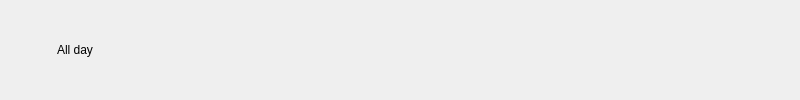
<?xml version="1.0" encoding="UTF-8"?>
<ui version="4.0">
 <class>DayEventWidget</class>
 <widget class="QWidget" name="DayEventWidget">
  <property name="geometry">
   <rect>
    <x>0</x>
    <y>0</y>
    <width>800</width>
    <height>100</height>
   </rect>
  </property>
  <property name="sizePolicy">
   <sizepolicy hsizetype="Preferred" vsizetype="Preferred">
    <horstretch>0</horstretch>
    <verstretch>0</verstretch>
   </sizepolicy>
  </property>
  <property name="minimumSize">
   <size>
    <width>800</width>
    <height>100</height>
   </size>
  </property>
  <property name="windowTitle">
   <string>Form</string>
  </property>
  <widget class="QWidget" name="widget" native="true">
   <property name="geometry">
    <rect>
     <x>0</x>
     <y>0</y>
     <width>800</width>
     <height>100</height>
    </rect>
   </property>
   <property name="sizePolicy">
    <sizepolicy hsizetype="Fixed" vsizetype="Fixed">
     <horstretch>0</horstretch>
     <verstretch>0</verstretch>
    </sizepolicy>
   </property>
   <property name="minimumSize">
    <size>
     <width>800</width>
     <height>100</height>
    </size>
   </property>
   <property name="maximumSize">
    <size>
     <width>800</width>
     <height>100</height>
    </size>
   </property>
   <layout class="QVBoxLayout" name="verticalLayout">
    <property name="spacing">
     <number>0</number>
    </property>
    <property name="leftMargin">
     <number>0</number>
    </property>
    <property name="topMargin">
     <number>0</number>
    </property>
    <property name="rightMargin">
     <number>0</number>
    </property>
    <property name="bottomMargin">
     <number>0</number>
    </property>
    <item>
     <widget class="QLabel" name="alldayLabel">
      <property name="sizePolicy">
       <sizepolicy hsizetype="Fixed" vsizetype="Fixed">
        <horstretch>0</horstretch>
        <verstretch>0</verstretch>
       </sizepolicy>
      </property>
      <property name="minimumSize">
       <size>
        <width>150</width>
        <height>100</height>
       </size>
      </property>
      <property name="maximumSize">
       <size>
        <width>150</width>
        <height>100</height>
       </size>
      </property>
      <property name="text">
       <string>All day</string>
      </property>
      <property name="alignment">
       <set>Qt::AlignCenter</set>
      </property>
     </widget>
    </item>
   </layout>
  </widget>
 </widget>
 <resources/>
 <connections/>
</ui>
